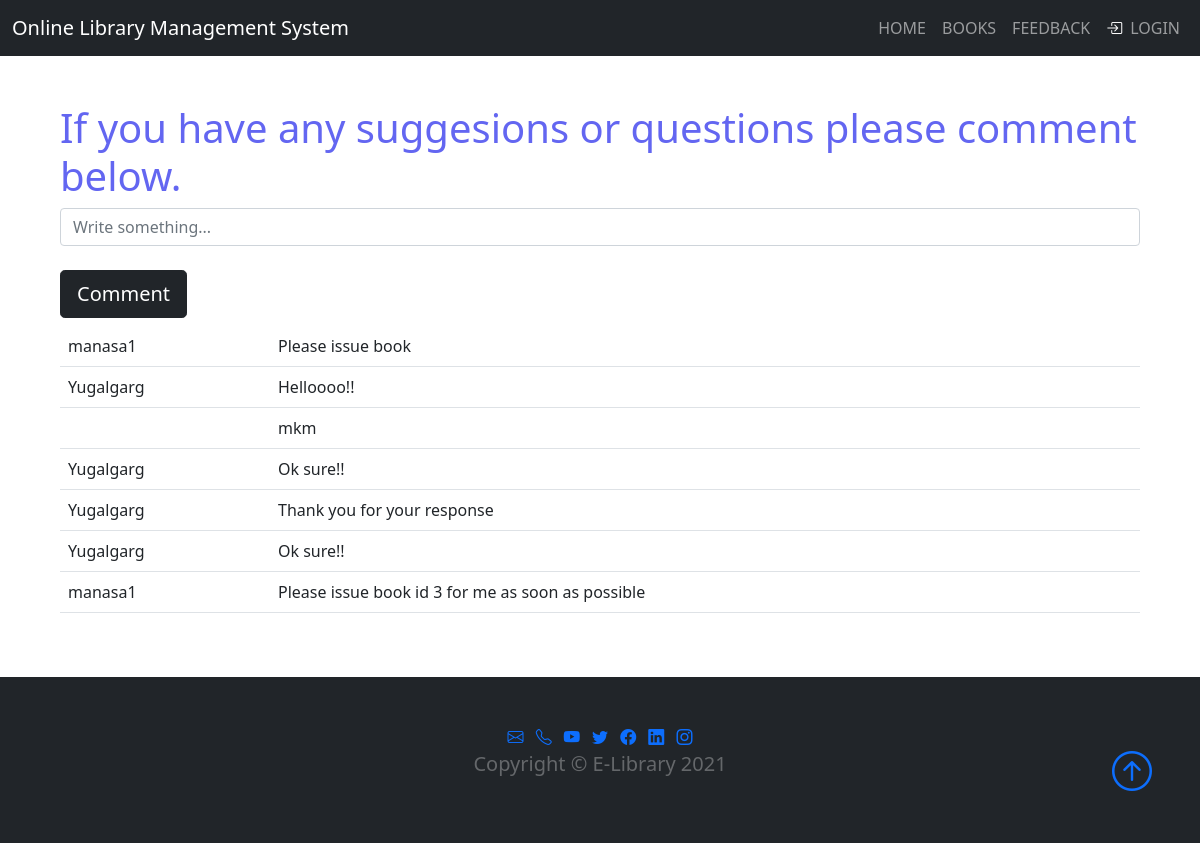
Screenshot of /student/feedback.php with the database file from the repository.
### tables this page shows
CREATE TABLE `comments` (
  `id` int(50) NOT NULL,
  `username` varchar(100) NOT NULL,
  `comment` varchar(500) NOT NULL
);

### student/feedback.php (the view, shortened to what this page needs)
<?php
include "connection.php";
include "modals/navbar.php";
?>
<section class="p-5">
	<div class="container">
		<p class="h1 text-indigo-500">If you have any suggesions or questions please comment below.</p>
		<form method="POST" class="mb-2">
			<input class="form-control" type="text" name="comment" placeholder="Write something..."><br>
			<button class="btn btn-dark btn-lg" type="submit" name="submit">Comment</button>
		</form>
	</div>
	<div class="container">
		<?php
		if (isset($_POST['submit'])) {
			$sql = "INSERT INTO `comments` VALUES('', '$_SESSION[login_user]', '$_POST[comment]');";
			if (mysqli_query($db, $sql)) {
				$q = "SELECT * FROM `comments` ORDER BY `comments`.`id` DESC";
				$res = mysqli_query($db, $q); ?>
				<table class="table">
					<?php while ($row = mysqli_fetch_assoc($res)) { ?>
						<tr>
							<td><?php echo $row['username'] ?></td>
							<td><?php echo $row['comment'] ?></td>
						</tr>
					<?php } ?>
				</table>
			<?php
			}
		} else {
			$q = "SELECT * FROM `comments` ORDER BY `comments`.`id` DESC";
			$res = mysqli_query($db, $q); ?>
			<table class="table">
				<?php while ($row = mysqli_fetch_assoc($res)) { ?>
					<tr>
						<td><?php echo $row['username'] ?></td>
						<td><?php echo $row['comment'] ?></td>
					</tr>
				<?php } ?>
			</table>
		<?php
		}
		?>
	</div>
</section>
<?php include 'modals/footer.php' ?>

### rows the page displays
comments: username "manasa1", comment "Please issue book"
comments: username "Yugalgarg", comment "Helloooo!!"
comments: comment "mkm"
comments: username "Yugalgarg", comment "Ok sure!!"
comments: username "Yugalgarg", comment "Thank you for your response"
comments: username "Yugalgarg", comment "Ok sure!!"
comments: username "manasa1", comment "Please issue book id 3 for me as soon as possible"
